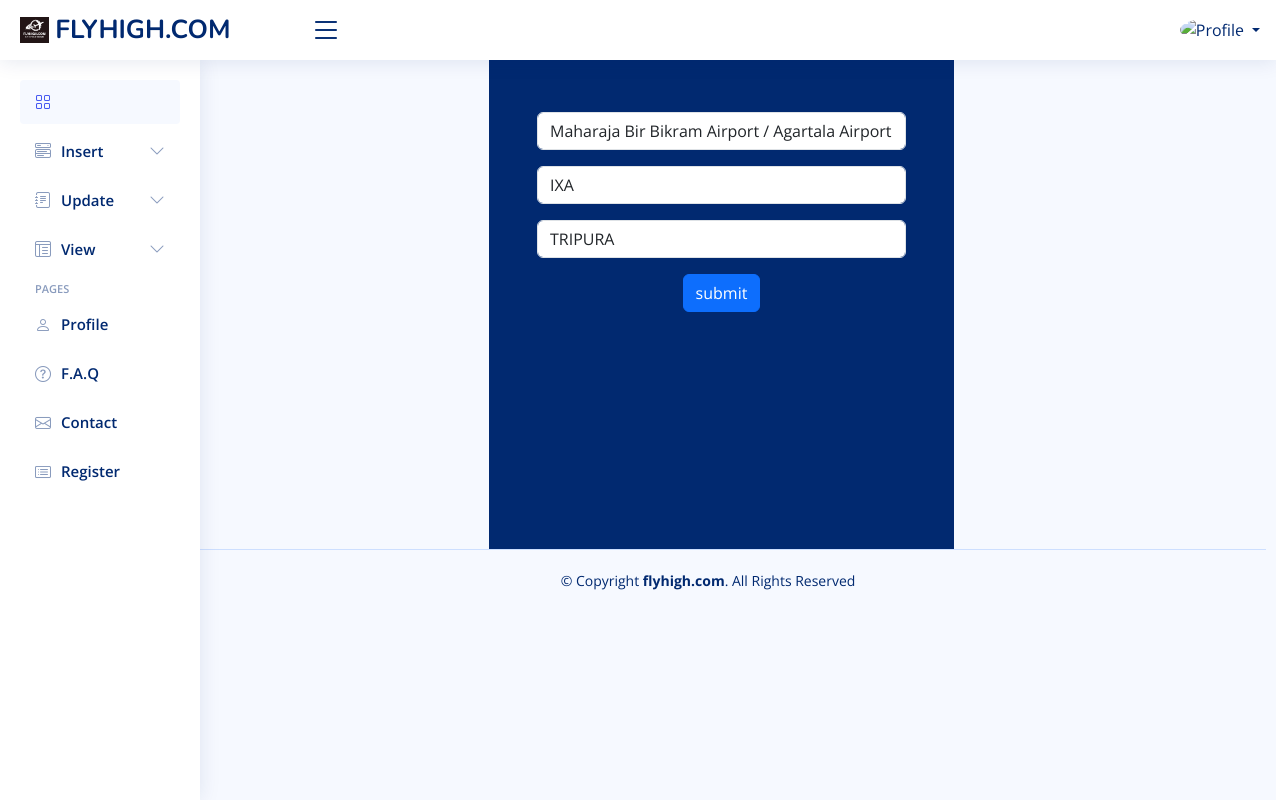
Page /admin/pages/airport/edit.php?id=1 on the committed database.
### tables this page shows
CREATE TABLE `airport` (
  `id` int(11) NOT NULL,
  `name` varchar(50) NOT NULL,
  `abbr` varchar(30) NOT NULL,
  `state_id` int(11) NOT NULL,
  `created_at` timestamp NOT NULL DEFAULT CURRENT_TIMESTAMP ON UPDATE CURRENT_TIMESTAMP,
  `created_by` varchar(50) NOT NULL,
  `updated_at` timestamp NOT NULL DEFAULT CURRENT_TIMESTAMP,
  `updated_by` varchar(50) NOT NULL
);

CREATE TABLE `state_list` (
  `id` int(11) NOT NULL,
  `name` varchar(50) NOT NULL,
  `created_at` timestamp NOT NULL DEFAULT CURRENT_TIMESTAMP ON UPDATE CURRENT_TIMESTAMP,
  `created_by` varchar(50) NOT NULL,
  `updated_at` timestamp NOT NULL DEFAULT CURRENT_TIMESTAMP,
  `updated_by` varchar(50) NOT NULL
);

### admin/pages/airport/edit.php (the view, shortened to what this page needs)
<?php
    require '../../header.php';
    $id=$_GET['id'];
    $sql='SELECT * FROM airport WHERE id=:id';
    $statement=$connection->prepare($sql);
    $statement->execute([':id'=>$id]);
    $airport=$statement->fetch(PDO::FETCH_OBJ);
    $stid=$airport->state_id;
    $sql='SELECT * FROM state_list WHERE id=:id';
    $statement=$connection->prepare($sql);
    $statement->execute([':id'=>$stid]);
    $state_name=$statement->fetch(PDO::FETCH_OBJ);
    $sname=$state_name->name;
?>
<div class="container row justify-content-center min-vh-100">
<div class="col-md-3"></div>
<div class=" col-md-5 col-10  mt-5 ms-5 dark bg-opacity-25 p-5 ">
<form action="" method="POST" onsubmit="return validate()" class="">
    <div class="mt-3"><input type="text" value="<?=$airport->name?>" class="form-control" name="name" id=""></div>
    <div class="mt-3"><input type="text" value="<?=$airport->abbr?>" class="form-control" name="abbreviation" id=""></div>
    <div class="mt-3">
    <select name="state" id="" class="form-control">
    <option value="<?=$sname;?>"><?=$sname;?></option>
    </select>
    </div>
    <div class="text-center mt-3"><input type="submit" value="submit" class="btn btn-primary" name="submit"></div>
</form>
</div>
<?php
    require '../../footer.php';
?>

### admin/pages/airport/assets/css/style.css (style rules this page uses)
:root { scroll-behavior: smooth; }
body { font-family: "Open Sans", sans-serif; background: #f6f9ff; color: #444444; }
.dark { background-color:#012970; }

### admin/assets/css/style.css (style rules this page uses)
:root { scroll-behavior: smooth; }
body { font-family: "Open Sans", sans-serif; background: #f6f9ff; color: #444444; }
.dark { background-color:#012970; }

### rows in the picture
airport: name "Maharaja Bir Bikram Airport / Agartala Airport", abbreviation "IXA"
state_list: state "TRIPURA"
